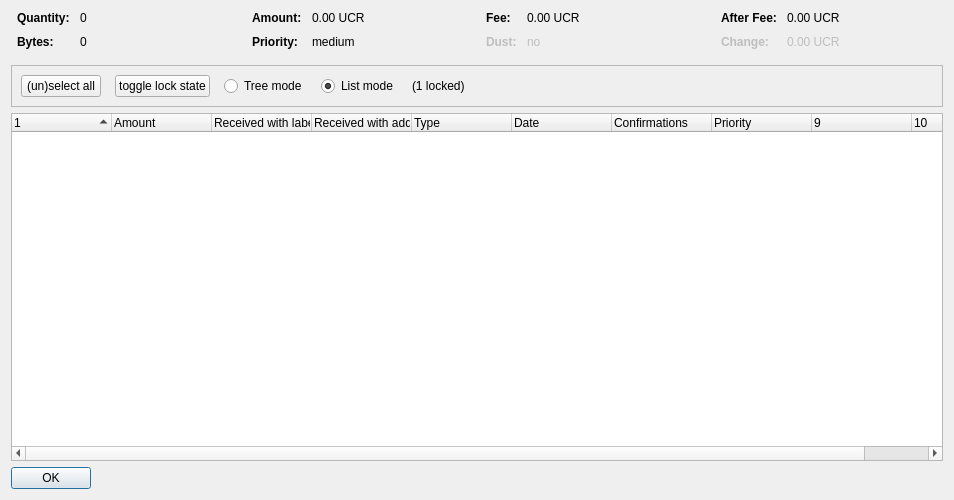
<?xml version="1.0" encoding="UTF-8"?>
<ui version="4.0">
 <class>CoinControlDialog</class>
 <widget class="QDialog" name="CoinControlDialog">
  <property name="geometry">
   <rect>
    <x>0</x>
    <y>0</y>
    <width>954</width>
    <height>500</height>
   </rect>
  </property>
  <property name="windowTitle">
   <string>Coin Selection</string>
  </property>
  <layout class="QVBoxLayout" name="verticalLayout">
   <item>
    <layout class="QHBoxLayout" name="horizontalLayoutTop" stretch="0,0,0,0">
     <property name="topMargin">
      <number>0</number>
     </property>
     <property name="bottomMargin">
      <number>10</number>
     </property>
     <item>
      <layout class="QFormLayout" name="formLayoutCoinControl1">
       <property name="horizontalSpacing">
        <number>10</number>
       </property>
       <property name="verticalSpacing">
        <number>10</number>
       </property>
       <property name="leftMargin">
        <number>6</number>
       </property>
       <property name="rightMargin">
        <number>6</number>
       </property>
       <item row="0" column="0">
        <widget class="QLabel" name="labelCoinControlQuantityText">
         <property name="font">
          <font>
           <weight>75</weight>
           <bold>true</bold>
          </font>
         </property>
         <property name="text">
          <string>Quantity:</string>
         </property>
        </widget>
       </item>
       <item row="0" column="1">
        <widget class="QLabel" name="labelCoinControlQuantity">
         <property name="cursor">
          <cursorShape>IBeamCursor</cursorShape>
         </property>
         <property name="contextMenuPolicy">
          <enum>Qt::ActionsContextMenu</enum>
         </property>
         <property name="text">
          <string notr="true">0</string>
         </property>
         <property name="textInteractionFlags">
          <set>Qt::LinksAccessibleByMouse|Qt::TextSelectableByKeyboard|Qt::TextSelectableByMouse</set>
         </property>
        </widget>
       </item>
       <item row="1" column="0">
        <widget class="QLabel" name="labelCoinControlBytesText">
         <property name="font">
          <font>
           <weight>75</weight>
           <bold>true</bold>
          </font>
         </property>
         <property name="text">
          <string>Bytes:</string>
         </property>
        </widget>
       </item>
       <item row="1" column="1">
        <widget class="QLabel" name="labelCoinControlBytes">
         <property name="cursor">
          <cursorShape>IBeamCursor</cursorShape>
         </property>
         <property name="contextMenuPolicy">
          <enum>Qt::ActionsContextMenu</enum>
         </property>
         <property name="text">
          <string notr="true">0</string>
         </property>
         <property name="textInteractionFlags">
          <set>Qt::LinksAccessibleByMouse|Qt::TextSelectableByKeyboard|Qt::TextSelectableByMouse</set>
         </property>
        </widget>
       </item>
      </layout>
     </item>
     <item>
      <layout class="QFormLayout" name="formLayoutCoinControl2">
       <property name="horizontalSpacing">
        <number>10</number>
       </property>
       <property name="verticalSpacing">
        <number>10</number>
       </property>
       <property name="leftMargin">
        <number>6</number>
       </property>
       <property name="rightMargin">
        <number>6</number>
       </property>
       <item row="0" column="0">
        <widget class="QLabel" name="labelCoinControlAmountText">
         <property name="font">
          <font>
           <weight>75</weight>
           <bold>true</bold>
          </font>
         </property>
         <property name="text">
          <string>Amount:</string>
         </property>
        </widget>
       </item>
       <item row="0" column="1">
        <widget class="QLabel" name="labelCoinControlAmount">
         <property name="cursor">
          <cursorShape>IBeamCursor</cursorShape>
         </property>
         <property name="contextMenuPolicy">
          <enum>Qt::ActionsContextMenu</enum>
         </property>
         <property name="text">
          <string notr="true">0.00 UCR</string>
         </property>
         <property name="textInteractionFlags">
          <set>Qt::LinksAccessibleByMouse|Qt::TextSelectableByKeyboard|Qt::TextSelectableByMouse</set>
         </property>
        </widget>
       </item>
       <item row="1" column="0">
        <widget class="QLabel" name="labelCoinControlPriorityText">
         <property name="font">
          <font>
           <weight>75</weight>
           <bold>true</bold>
          </font>
         </property>
         <property name="text">
          <string>Priority:</string>
         </property>
        </widget>
       </item>
       <item row="1" column="1">
        <widget class="QLabel" name="labelCoinControlPriority">
         <property name="cursor">
          <cursorShape>IBeamCursor</cursorShape>
         </property>
         <property name="contextMenuPolicy">
          <enum>Qt::ActionsContextMenu</enum>
         </property>
         <property name="text">
          <string>medium</string>
         </property>
         <property name="textInteractionFlags">
          <set>Qt::LinksAccessibleByMouse|Qt::TextSelectableByKeyboard|Qt::TextSelectableByMouse</set>
         </property>
        </widget>
       </item>
      </layout>
     </item>
     <item>
      <layout class="QFormLayout" name="formLayoutCoinControl3">
       <property name="horizontalSpacing">
        <number>10</number>
       </property>
       <property name="verticalSpacing">
        <number>10</number>
       </property>
       <property name="leftMargin">
        <number>6</number>
       </property>
       <property name="rightMargin">
        <number>6</number>
       </property>
       <item row="0" column="0">
        <widget class="QLabel" name="labelCoinControlFeeText">
         <property name="font">
          <font>
           <weight>75</weight>
           <bold>true</bold>
          </font>
         </property>
         <property name="text">
          <string>Fee:</string>
         </property>
        </widget>
       </item>
       <item row="0" column="1">
        <widget class="QLabel" name="labelCoinControlFee">
         <property name="cursor">
          <cursorShape>IBeamCursor</cursorShape>
         </property>
         <property name="contextMenuPolicy">
          <enum>Qt::ActionsContextMenu</enum>
         </property>
         <property name="text">
          <string notr="true">0.00 UCR</string>
         </property>
         <property name="textInteractionFlags">
          <set>Qt::LinksAccessibleByMouse|Qt::TextSelectableByKeyboard|Qt::TextSelectableByMouse</set>
         </property>
        </widget>
       </item>
       <item row="1" column="0">
        <widget class="QLabel" name="labelCoinControlLowOutputText">
         <property name="enabled">
          <bool>false</bool>
         </property>
         <property name="font">
          <font>
           <weight>75</weight>
           <bold>true</bold>
          </font>
         </property>
         <property name="text">
          <string>Dust:</string>
         </property>
        </widget>
       </item>
       <item row="1" column="1">
        <widget class="QLabel" name="labelCoinControlLowOutput">
         <property name="enabled">
          <bool>false</bool>
         </property>
         <property name="cursor">
          <cursorShape>IBeamCursor</cursorShape>
         </property>
         <property name="contextMenuPolicy">
          <enum>Qt::ActionsContextMenu</enum>
         </property>
         <property name="text">
          <string>no</string>
         </property>
         <property name="textInteractionFlags">
          <set>Qt::LinksAccessibleByMouse|Qt::TextSelectableByKeyboard|Qt::TextSelectableByMouse</set>
         </property>
        </widget>
       </item>
      </layout>
     </item>
     <item>
      <layout class="QFormLayout" name="formLayoutCoinControl4">
       <property name="horizontalSpacing">
        <number>10</number>
       </property>
       <property name="verticalSpacing">
        <number>10</number>
       </property>
       <property name="leftMargin">
        <number>6</number>
       </property>
       <property name="rightMargin">
        <number>6</number>
       </property>
       <item row="0" column="0">
        <widget class="QLabel" name="labelCoinControlAfterFeeText">
         <property name="font">
          <font>
           <weight>75</weight>
           <bold>true</bold>
          </font>
         </property>
         <property name="text">
          <string>After Fee:</string>
         </property>
        </widget>
       </item>
       <item row="0" column="1">
        <widget class="QLabel" name="labelCoinControlAfterFee">
         <property name="cursor">
          <cursorShape>IBeamCursor</cursorShape>
         </property>
         <property name="contextMenuPolicy">
          <enum>Qt::ActionsContextMenu</enum>
         </property>
         <property name="text">
          <string notr="true">0.00 UCR</string>
         </property>
         <property name="textInteractionFlags">
          <set>Qt::LinksAccessibleByMouse|Qt::TextSelectableByKeyboard|Qt::TextSelectableByMouse</set>
         </property>
        </widget>
       </item>
       <item row="1" column="0">
        <widget class="QLabel" name="labelCoinControlChangeText">
         <property name="enabled">
          <bool>false</bool>
         </property>
         <property name="font">
          <font>
           <weight>75</weight>
           <bold>true</bold>
          </font>
         </property>
         <property name="text">
          <string>Change:</string>
         </property>
        </widget>
       </item>
       <item row="1" column="1">
        <widget class="QLabel" name="labelCoinControlChange">
         <property name="enabled">
          <bool>false</bool>
         </property>
         <property name="cursor">
          <cursorShape>IBeamCursor</cursorShape>
         </property>
         <property name="contextMenuPolicy">
          <enum>Qt::ActionsContextMenu</enum>
         </property>
         <property name="text">
          <string notr="true">0.00 UCR</string>
         </property>
         <property name="textInteractionFlags">
          <set>Qt::LinksAccessibleByMouse|Qt::TextSelectableByKeyboard|Qt::TextSelectableByMouse</set>
         </property>
        </widget>
       </item>
      </layout>
     </item>
    </layout>
   </item>
   <item>
    <widget class="QFrame" name="frame">
     <property name="minimumSize">
      <size>
       <width>0</width>
       <height>40</height>
      </size>
     </property>
     <property name="frameShape">
      <enum>QFrame::StyledPanel</enum>
     </property>
     <property name="frameShadow">
      <enum>QFrame::Sunken</enum>
     </property>
     <layout class="QHBoxLayout" name="horizontalLayout">
      <item>
       <layout class="QHBoxLayout" name="horizontalLayoutPanel" stretch="0,0,0,0,0,0">
        <property name="spacing">
         <number>14</number>
        </property>
        <item>
         <widget class="QPushButton" name="pushButtonSelectAll">
          <property name="sizePolicy">
           <sizepolicy hsizetype="Maximum" vsizetype="Fixed">
            <horstretch>0</horstretch>
            <verstretch>0</verstretch>
           </sizepolicy>
          </property>
          <property name="text">
           <string>(un)select all</string>
          </property>
          <property name="autoDefault">
           <bool>false</bool>
          </property>
         </widget>
        </item>
        <item>
         <widget class="QPushButton" name="pushButtonToggleLock">
          <property name="sizePolicy">
           <sizepolicy hsizetype="Maximum" vsizetype="Fixed">
            <horstretch>0</horstretch>
            <verstretch>0</verstretch>
           </sizepolicy>
          </property>
          <property name="text">
           <string>toggle lock state</string>
          </property>
          <property name="autoDefault">
           <bool>false</bool>
          </property>
         </widget>
        </item>
        <item>
         <widget class="QRadioButton" name="radioTreeMode">
          <property name="sizePolicy">
           <sizepolicy hsizetype="Maximum" vsizetype="Fixed">
            <horstretch>0</horstretch>
            <verstretch>0</verstretch>
           </sizepolicy>
          </property>
          <property name="text">
           <string>Tree mode</string>
          </property>
         </widget>
        </item>
        <item>
         <widget class="QRadioButton" name="radioListMode">
          <property name="sizePolicy">
           <sizepolicy hsizetype="Maximum" vsizetype="Fixed">
            <horstretch>0</horstretch>
            <verstretch>0</verstretch>
           </sizepolicy>
          </property>
          <property name="text">
           <string>List mode</string>
          </property>
          <property name="checked">
           <bool>true</bool>
          </property>
         </widget>
        </item>
        <item>
         <widget class="QLabel" name="labelLocked">
          <property name="text">
           <string>(1 locked)</string>
          </property>
         </widget>
        </item>
        <item>
         <spacer name="horizontalSpacer">
          <property name="orientation">
           <enum>Qt::Horizontal</enum>
          </property>
          <property name="sizeHint" stdset="0">
           <size>
            <width>40</width>
            <height>20</height>
           </size>
          </property>
         </spacer>
        </item>
       </layout>
      </item>
     </layout>
    </widget>
   </item>
   <item>
    <widget class="CoinControlTreeWidget" name="treeWidget">
     <property name="contextMenuPolicy">
      <enum>Qt::CustomContextMenu</enum>
     </property>
     <property name="sortingEnabled">
      <bool>false</bool>
     </property>
     <property name="columnCount">
      <number>10</number>
     </property>
     <attribute name="headerShowSortIndicator" stdset="0">
      <bool>true</bool>
     </attribute>
     <attribute name="headerStretchLastSection">
      <bool>false</bool>
     </attribute>
     <column>
      <property name="text">
       <string/>
      </property>
     </column>
     <column>
      <property name="text">
       <string>Amount</string>
      </property>
     </column>
     <column>
      <property name="text">
       <string>Received with label</string>
      </property>
     </column>
     <column>
      <property name="text">
       <string>Received with address</string>
      </property>
     </column>
     <column>
      <property name="text">
       <string>Type</string>
      </property>
     </column>
     <column>
      <property name="text">
       <string>Date</string>
      </property>
     </column>
     <column>
      <property name="text">
       <string>Confirmations</string>
      </property>
      <property name="toolTip">
       <string>Confirmed</string>
      </property>
     </column>
     <column>
      <property name="text">
       <string>Priority</string>
      </property>
     </column>
     <column>
      <property name="text">
       <string/>
      </property>
     </column>
     <column>
      <property name="text">
       <string/>
      </property>
     </column>
    </widget>
   </item>
   <item>
    <widget class="QDialogButtonBox" name="buttonBox">
     <property name="sizePolicy">
      <sizepolicy hsizetype="Maximum" vsizetype="Fixed">
       <horstretch>0</horstretch>
       <verstretch>0</verstretch>
      </sizepolicy>
     </property>
     <property name="orientation">
      <enum>Qt::Horizontal</enum>
     </property>
     <property name="standardButtons">
      <set>QDialogButtonBox::Ok</set>
     </property>
    </widget>
   </item>
  </layout>
 </widget>
 <customwidgets>
  <customwidget>
   <class>CoinControlTreeWidget</class>
   <extends>QTreeWidget</extends>
   <header>coincontroltreewidget.h</header>
  </customwidget>
 </customwidgets>
 <resources/>
 <connections/>
</ui>
